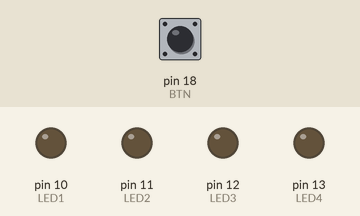
This sketch was run on a simulated Arduino Uno, built with avr-gcc and run on an emulated ATmega328P. On the bench: output pins drawn as LEDs (lit = HIGH). The inputs (shaded band) are chosen by the test bench; at power-on: pin 18 (BTN) HIGH.

Above: at 1.2 s.
1.3 s: pin 18 (BTN) pulled LOW for 0.15 s
At 2.1 s:
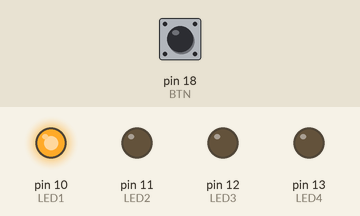
4.4 s: pin 18 (BTN) pulled LOW for 1 s
At 4.4 s:
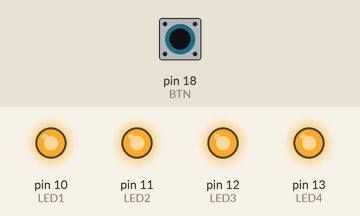
8.4 s: pin 18 (BTN) pulled LOW for 3.2 s
At 13.7 s:
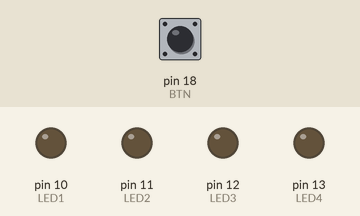
Timing chart, 0 to 15.2 s (numbered marks = the images above; inputs shaded):
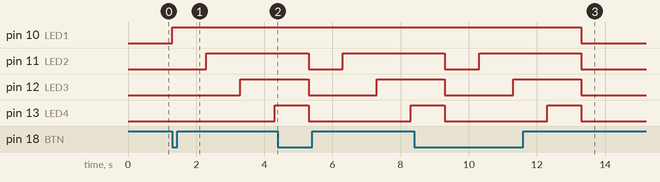

Measured:
- after the input at 1.3 s, pin 10 (LED1): LOW → HIGH at once; pin 11 (LED2): LOW → HIGH after 1.0 s; pin 12 (LED3): LOW → HIGH after 2.0 s; pin 13 (LED4): LOW → HIGH after 3.0 s
- after the input at 4.4 s, pin 10 (LED1): stays HIGH (without the input it goes to LOW after 0.90 s)
- after the input at 8.4 s, pin 10 (LED1): HIGH → LOW after 4.9 s instead of 0.90 s

The sketch:

trabajo_practico2.ino
```cpp
#include "funciones.h"
//#include <funciones.h> //le digo que busque raiz del software

void setup() {
  // put your setup code here, to run once:
configuracion();
}

void loop() {
  // put your main code here, to run repeatedly:
espera();
secuencia();
}
```

funciones.cpp
```cpp
//libreria de nuestras funciones
#include "funciones.h" //llamo a funciones .h
void configuracion(){

 Serial.begin(BAUDRATE);
 pinMode(LED1, OUTPUT);
 pinMode(LED2, OUTPUT);
 pinMode(LED3, OUTPUT);
 pinMode(LED4, OUTPUT);
 pinMode(BTN, INPUT_PULLUP);
 digitalWrite(LED1, LOW);
 digitalWrite(LED2, LOW);
 digitalWrite(LED3, LOW);
 digitalWrite(LED4, LOW);
}

void espera(){
  if(digitalRead(BTN) == LOW){
    flag=true;
  }
}

void secuencia(){
  if(flag){
    flag=false;
    digitalWrite(LED1, HIGH);
    delay(DELAY);
    digitalWrite(LED2, HIGH);
    delay(DELAY);
    digitalWrite(LED3, HIGH);
    delay(DELAY);
    digitalWrite(LED4, HIGH);
    delay(DELAY);

    // Apagar LEDs al final
    digitalWrite(LED1, LOW);
    digitalWrite(LED2, LOW);
    digitalWrite(LED3, LOW);
    digitalWrite(LED4, LOW);
  }
}
```

funciones.h
```cpp
// cabezeras o prototipos de nuestras funciones
#ifndef FUNCIONES_H
#define FUNCIONES_H

#include <Arduino.h>
#define DELAY 1000
#define LED1 10
#define LED2 11
#define LED3 12
#define LED4 13  //NO SON VARIABLES
#define BTN 18
#define BAUDRATE 9600 //reloj del serial
bool flag = false;
//uint8_t flag = 0;
void configuracion();
void espera();
void secuencia();


#endif
```
